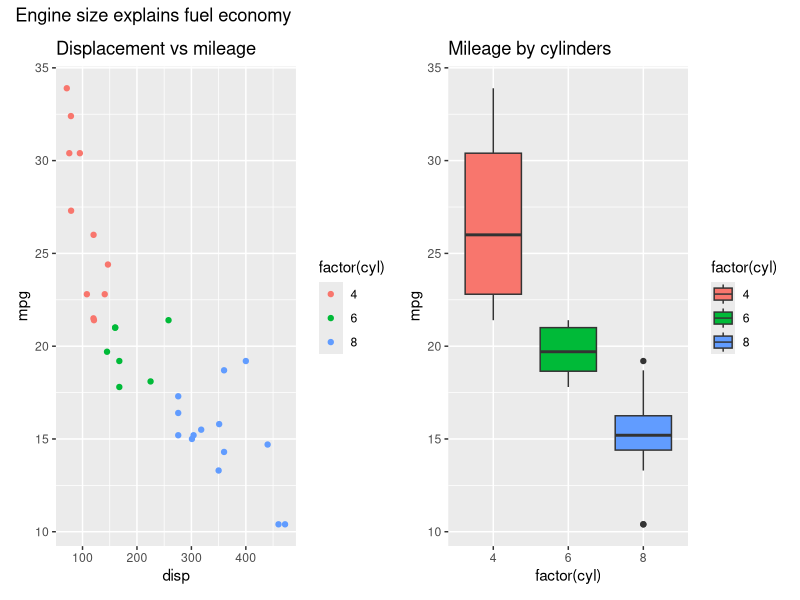
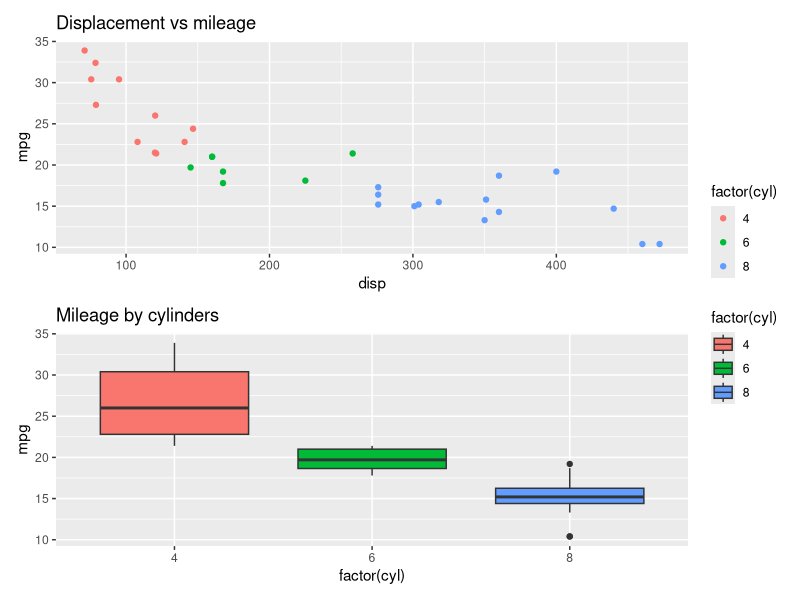
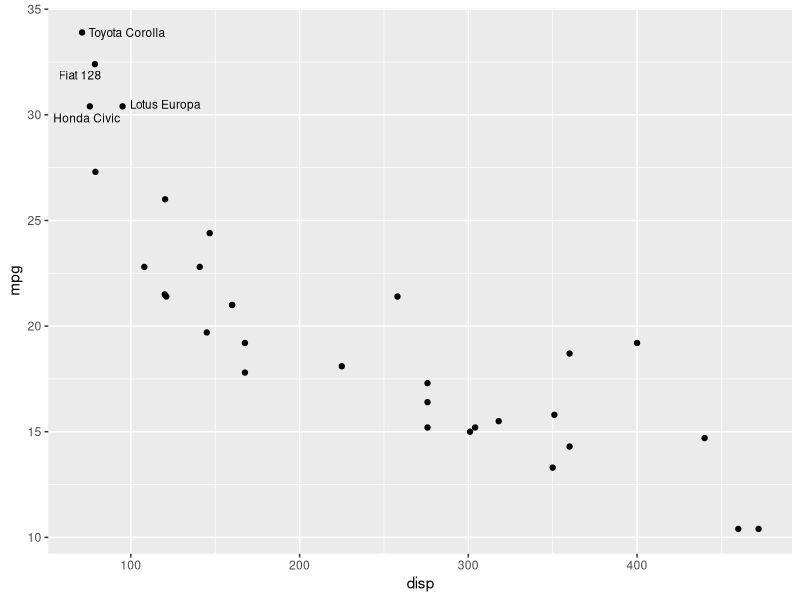
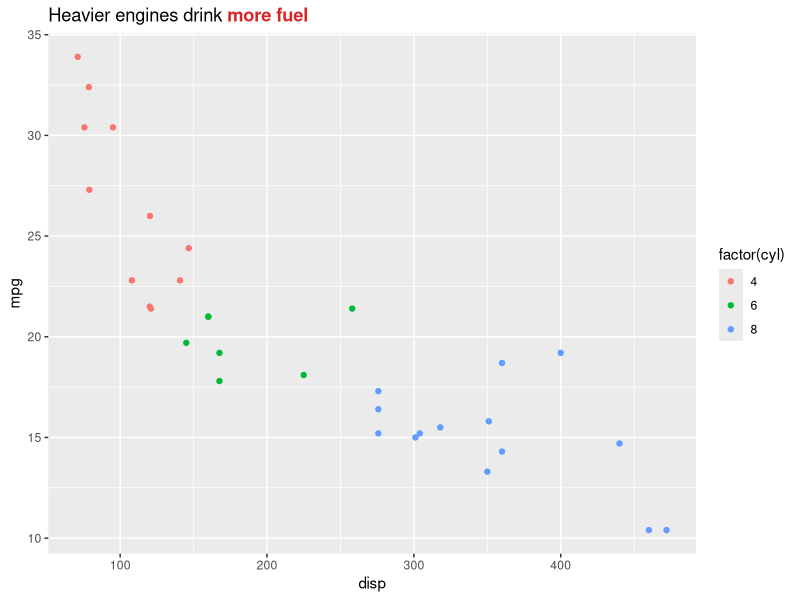

Source code (R) for these figures, in order:
## ---- chunk 1
library(ggplot2)
library(patchwork)
library(ggrepel)
library(ggtext)
## ---- chunk 2
p1 <- ggplot(mtcars) +
  geom_point(aes(disp, mpg, color = factor(cyl))) +
  labs(title = "Displacement vs mileage")
p2 <- ggplot(mtcars) +
  geom_boxplot(aes(factor(cyl), mpg, fill = factor(cyl))) +
  labs(title = "Mileage by cylinders")
p1 + p2 + plot_annotation(title = "Engine size explains fuel economy")
## ---- chunk 3
p1 / p2 + plot_layout(guides = "collect")
## ---- chunk 4
cars <- mtcars
cars$model <- rownames(mtcars)
efficient <- cars[cars$mpg > 30, ]
ggplot(cars) +
  geom_point(aes(disp, mpg)) +
  ggrepel::geom_text_repel(data = efficient, aes(disp, mpg, label = model), size = 3)
## ---- chunk 5
ggplot(mtcars) +
  geom_point(aes(disp, mpg, color = factor(cyl))) +
  labs(title = "Heavier engines drink <b style='color:#d62728'>more fuel</b>") +
  theme(plot.title = ggtext::element_markdown())
